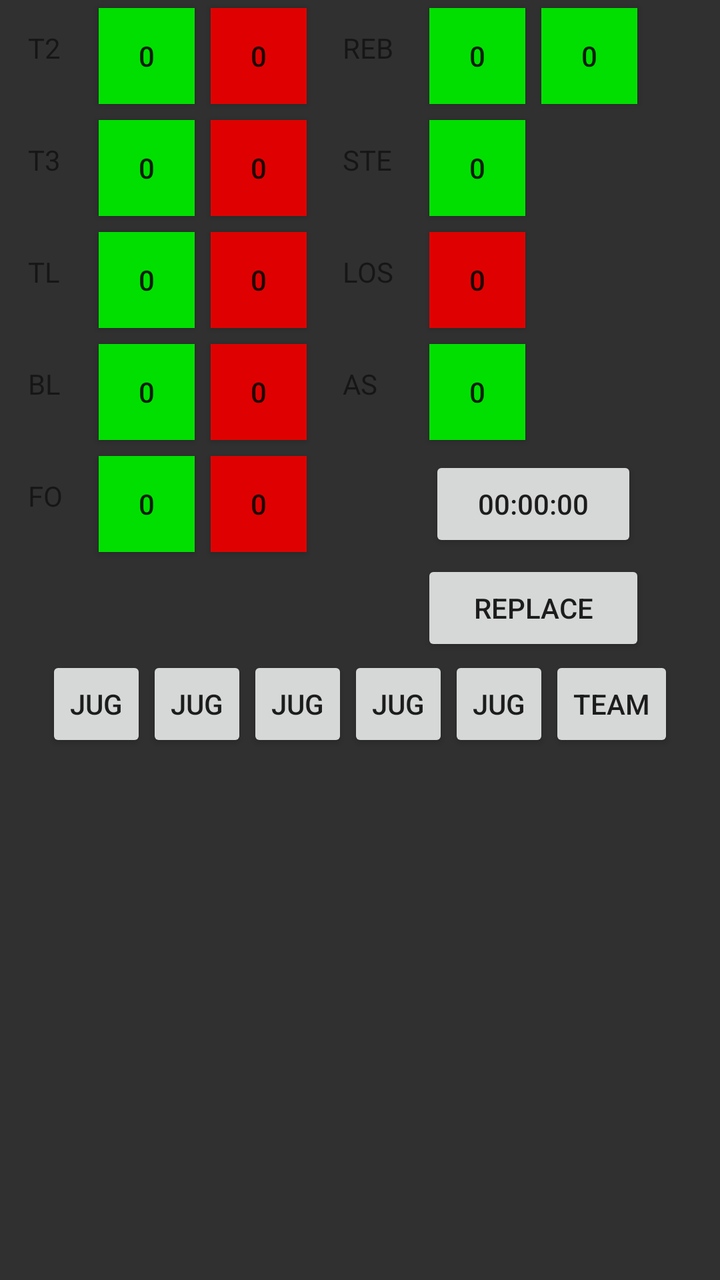
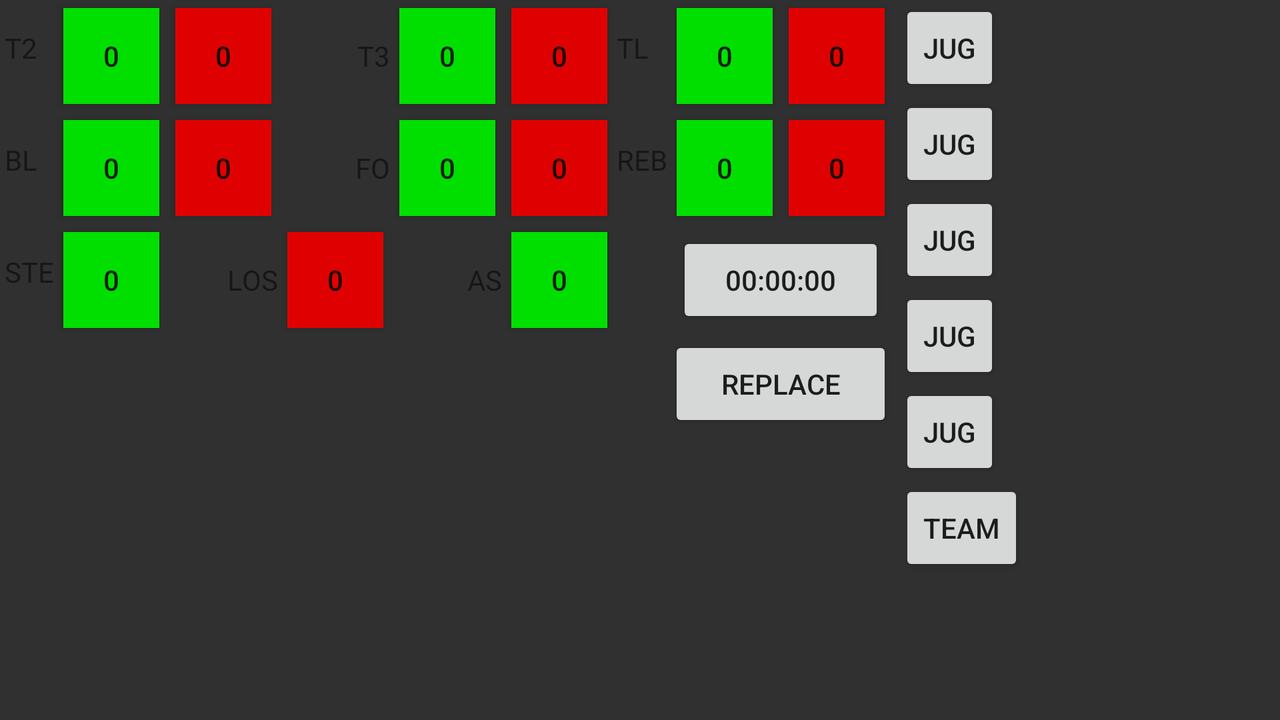

One screen, two layout resources from the same app: the default and the author's alternative for another configuration. Each is rendered where Android would select it; the XML of both is given below.
<!-- AndroidManifest.xml: application theme AppTheme -->
<!-- res/layout/activity_valorations.xml -->
<LinearLayout xmlns:android="http://schemas.android.com/apk/res/android"
    xmlns:tools="http://schemas.android.com/tools"
    android:layout_width="match_parent"
    android:layout_height="match_parent"
    android:orientation="vertical"
    android:background="@color/background_material_dark"
    tools:context="com.example.rulo.ucm_app.Valoracion">

    <TableLayout
        android:id = "@+id/layoutPpalValoration"
        android:layout_width="wrap_content"
        android:layout_height="wrap_content"
        android:layout_column="0">

        <TableRow
            android:layout_width="fill_parent"
            android:layout_height="fill_parent">

            <TextView
                android:id="@+id/t2Label"
                android:layout_width="wrap_content"
                android:layout_height="wrap_content"
                android:layout_column="0"
                android:padding="@dimen/abc_text_size_body_1_material"
                android:text="T2" />

            <Button
                android:id="@+id/t2v"
                style="?android:attr/buttonStyleSmall"
                android:layout_width="wrap_content"
                android:layout_height="wrap_content"
                android:layout_column="2"
                android:layout_margin="@dimen/abc_button_inset_horizontal_material"
                android:background="#01DF01"
                android:text="0" />

            <Button
                android:id="@+id/t2x"
                style="?android:attr/buttonStyleSmall"
                android:layout_width="wrap_content"
                android:layout_height="wrap_content"
                android:layout_column="3"
                android:layout_margin="@dimen/abc_button_inset_horizontal_material"
                android:background="#DF0101"
                android:text="0" />

            <TextView
                android:id="@+id/rebLabel"
                android:layout_width="wrap_content"
                android:layout_height="wrap_content"
                android:layout_column="4"
                android:padding="@dimen/abc_text_size_body_1_material"
                android:text="@string/rebounds_abr" />

            <Button
                android:id="@+id/rebOf"
                style="?android:attr/buttonStyleSmall"
                android:layout_width="wrap_content"
                android:layout_height="wrap_content"
                android:layout_column="5"
                android:layout_margin="@dimen/abc_button_inset_horizontal_material"
                android:background="#01DF01"
                android:text="0" />

            <Button
                android:id="@+id/rebDef"
                style="?android:attr/buttonStyleSmall"
                android:layout_width="wrap_content"
                android:layout_height="wrap_content"
                android:layout_column="6"
                android:layout_margin="@dimen/abc_button_inset_horizontal_material"
                android:background="#01DF01"
                android:text="0" />
        </TableRow>

        <TableRow
            android:layout_width="fill_parent"
            android:layout_height="fill_parent">

            <TextView
                android:id="@+id/t3Label"
                android:layout_width="wrap_content"
                android:layout_height="wrap_content"
                android:layout_column="0"
                android:padding="@dimen/abc_text_size_body_1_material"
                android:text="T3" />

            <Button
                android:id="@+id/t3v"
                style="?android:attr/buttonStyleSmall"
                android:layout_width="wrap_content"
                android:layout_height="wrap_content"
                android:layout_column="2"
                android:layout_margin="@dimen/abc_button_inset_horizontal_material"
                android:background="#01DF01"
                android:text="0" />

            <Button
                android:id="@+id/t3x"
                style="?android:attr/buttonStyleSmall"
                android:layout_width="wrap_content"
                android:layout_height="wrap_content"
                android:layout_column="3"
                android:layout_margin="@dimen/abc_button_inset_horizontal_material"
                android:background="#DF0101"
                android:text="0" />

            <TextView
                android:id="@+id/recLabel"
                android:layout_width="wrap_content"
                android:layout_height="wrap_content"
                android:layout_column="4"
                android:padding="@dimen/abc_text_size_body_1_material"
                android:text="@string/steals_abr" />

            <Button
                android:id="@+id/rec"
                style="?android:attr/buttonStyleSmall"
                android:layout_width="wrap_content"
                android:layout_height="wrap_content"
                android:layout_column="5"
                android:layout_margin="@dimen/abc_button_inset_horizontal_material"
                android:background="#01DF01"
                android:text="0" />
        </TableRow>

        <TableRow
            android:layout_width="fill_parent"
            android:layout_height="fill_parent">

            <TextView
                android:id="@+id/tlLabel"
                android:layout_width="wrap_content"
                android:layout_height="wrap_content"
                android:layout_column="0"
                android:padding="@dimen/abc_text_size_body_1_material"
                android:text="TL" />

            <Button
                android:id="@+id/tlv"
                style="?android:attr/buttonStyleSmall"
                android:layout_width="wrap_content"
                android:layout_height="wrap_content"
                android:layout_column="2"
                android:layout_margin="@dimen/abc_button_inset_horizontal_material"
                android:background="#01DF01"
                android:text="0" />

            <Button
                android:id="@+id/tlx"
                style="?android:attr/buttonStyleSmall"
                android:layout_width="wrap_content"
                android:layout_height="wrap_content"
                android:layout_column="3"
                android:layout_margin="@dimen/abc_button_inset_horizontal_material"
                android:background="#DF0101"
                android:text="0" />

            <TextView
                android:id="@+id/perLabel"
                android:layout_width="wrap_content"
                android:layout_height="wrap_content"
                android:layout_column="4"
                android:padding="@dimen/abc_text_size_body_1_material"
                android:text="@string/losses_abr" />

            <Button
                android:id="@+id/per"
                style="?android:attr/buttonStyleSmall"
                android:layout_width="wrap_content"
                android:layout_height="wrap_content"
                android:layout_column="5"
                android:layout_margin="@dimen/abc_button_inset_horizontal_material"
                android:background="#DF0101"
                android:text="0" />
        </TableRow>

        <TableRow
            android:layout_width="fill_parent"
            android:layout_height="fill_parent">

            <TextView
                android:id="@+id/tapLabel"
                android:layout_width="wrap_content"
                android:layout_height="wrap_content"
                android:layout_column="0"
                android:padding="@dimen/abc_text_size_body_1_material"
                android:text="@string/blocks_abr" />

            <Button
                android:id="@+id/tapv"
                style="?android:attr/buttonStyleSmall"
                android:layout_width="wrap_content"
                android:layout_height="wrap_content"
                android:layout_column="2"
                android:layout_margin="@dimen/abc_button_inset_horizontal_material"
                android:background="#01DF01"
                android:text="0" />

            <Button
                android:id="@+id/tapx"
                style="?android:attr/buttonStyleSmall"
                android:layout_width="wrap_content"
                android:layout_height="wrap_content"
                android:layout_column="3"
                android:layout_margin="@dimen/abc_button_inset_horizontal_material"
                android:background="#DF0101"
                android:text="0" />

            <TextView
                android:id="@+id/asLabel"
                android:layout_width="wrap_content"
                android:layout_height="wrap_content"
                android:layout_column="4"
                android:padding="@dimen/abc_text_size_body_1_material"
                android:text="@string/assistances_abr" />

            <Button
                android:id="@+id/as"
                style="?android:attr/buttonStyleSmall"
                android:layout_width="wrap_content"
                android:layout_height="wrap_content"
                android:layout_column="5"
                android:layout_margin="@dimen/abc_button_inset_horizontal_material"
                android:background="#01DF01"
                android:text="0" />

        </TableRow>

        <TableRow
            android:layout_width="fill_parent"
            android:layout_height="fill_parent">

            <TextView
                android:id="@+id/falLabel"
                android:layout_width="wrap_content"
                android:layout_height="wrap_content"
                android:layout_column="0"
                android:padding="@dimen/abc_text_size_body_1_material"
                android:text="@string/fouls_abr" />

            <Button
                android:id="@+id/falv"
                style="?android:attr/buttonStyleSmall"
                android:layout_width="wrap_content"
                android:layout_height="wrap_content"
                android:layout_column="2"
                android:layout_margin="@dimen/abc_button_inset_horizontal_material"
                android:background="#01DF01"
                android:text="0" />

            <Button
                android:id="@+id/falx"
                style="?android:attr/buttonStyleSmall"
                android:layout_width="wrap_content"
                android:layout_height="wrap_content"
                android:layout_column="3"
                android:layout_margin="@dimen/abc_button_inset_horizontal_material"
                android:background="#DF0101"
                android:text="0" />

            <Button
                android:id="@+id/time"
                style="?android:attr/buttonStyleSmall"
                android:layout_width="wrap_content"
                android:layout_height="wrap_content"
                android:layout_column="5"
                android:layout_margin="@dimen/abc_button_inset_horizontal_material"
                android:layout_span="2"
                android:text="00:00:00" />

        </TableRow>

        <TableRow>
            <Button
                android:id="@+id/sust"
                style="?android:attr/buttonStyleSmall"
                android:layout_width="wrap_content"
                android:layout_height="wrap_content"
                android:layout_span="2"
                android:layout_column="5"
                android:text="@string/sust" />
        </TableRow>

    </TableLayout>

    <HorizontalScrollView
        android:layout_gravity="center"
        android:id="@+id/scrollViewTitulares"
        android:layout_width="wrap_content"
        android:layout_height="wrap_content">

        <LinearLayout
            android:layout_width="wrap_content"
            android:layout_height="wrap_content"
            android:orientation="horizontal">

            <Button
                android:id="@+id/tit1"
                style="?android:attr/buttonStyleSmall"
                android:layout_width="wrap_content"
                android:layout_height="wrap_content"
                android:text="JUG" />

            <Button
                android:id="@+id/tit2"
                style="?android:attr/buttonStyleSmall"
                android:layout_width="wrap_content"
                android:layout_height="wrap_content"
                android:text="JUG" />

            <Button
                android:id="@+id/tit3"
                style="?android:attr/buttonStyleSmall"
                android:layout_width="wrap_content"
                android:layout_height="wrap_content"
                android:text="JUG" />

            <Button
                android:id="@+id/tit4"
                style="?android:attr/buttonStyleSmall"
                android:layout_width="wrap_content"
                android:layout_height="wrap_content"
                android:text="JUG" />

            <Button
                android:id="@+id/tit5"
                style="?android:attr/buttonStyleSmall"
                android:layout_width="wrap_content"
                android:layout_height="wrap_content"
                android:text="JUG" />
            <Button
                android:id="@+id/equipo"
                style="?android:attr/buttonStyleSmall"
                android:layout_width="wrap_content"
                android:layout_height="wrap_content"
                android:text="@string/team" />

        </LinearLayout>
    </HorizontalScrollView>

    <HorizontalScrollView
        android:layout_width="match_parent"
        android:layout_height="match_parent"
        android:id="@+id/horizontalScrollViewSustitutos" >

        <LinearLayout
            android:id="@+id/linearLayoutSustitutos"
            android:orientation="horizontal"
            android:layout_width="match_parent"
            android:layout_height="match_parent"></LinearLayout>
    </HorizontalScrollView>

</LinearLayout>
<!-- resources referenced by this layout -->
<resources>
  <string name="assistances_abr">AS</string>
  <string name="blocks_abr">BL</string>
  <string name="fouls_abr">FO</string>
  <string name="losses_abr">LOS</string>
  <string name="rebounds_abr">REB</string>
  <string name="steals_abr">STE</string>
  <string name="sust">replace</string>
  <string name="team">TEAM</string>
  <style name="AppTheme" parent="Theme.AppCompat.Light.DarkActionBar">
          <item name="android:datePickerStyle">@android:style/Widget.DatePicker</item>
      </style>
</resources>
<!-- res/layout-land/activity_valorations.xml (the author's variant of the layout above) -->
<!-- drawn on the phone turned sideways -->
<LinearLayout xmlns:android="http://schemas.android.com/apk/res/android"
    xmlns:tools="http://schemas.android.com/tools"
    android:layout_width="match_parent"
    android:layout_height="match_parent"
    android:orientation="horizontal"
    android:paddingBottom="@dimen/activity_vertical_margin"
    android:paddingLeft="5px"
    android:paddingRight="@dimen/activity_horizontal_margin"
    android:paddingTop="@dimen/activity_vertical_margin"
    android:background="@color/background_material_dark"
    tools:context="com.example.rulo.ucm_app.Valoracion">

    <TableLayout
        android:id = "@+id/layoutPpalValoration"
        android:layout_width="wrap_content"
        android:layout_height="wrap_content"
        android:layout_column="0">

        <TableRow
            android:layout_width="fill_parent"
            android:layout_height="fill_parent">

            <TextView
                android:id="@+id/t2Label"
                android:layout_width="wrap_content"
                android:layout_height="wrap_content"
                android:layout_column="0"
                android:padding="2px"
                android:text="T2" />

            <Button
                android:id="@+id/t2v"
                style="?android:attr/buttonStyleSmall"
                android:layout_width="wrap_content"
                android:layout_height="wrap_content"
                android:layout_column="1"
                android:layout_margin="@dimen/abc_button_inset_horizontal_material"
                android:background="#01DF01"
                android:text="0" />

            <Button
                android:id="@+id/t2x"
                style="?android:attr/buttonStyleSmall"
                android:layout_width="wrap_content"
                android:layout_height="wrap_content"
                android:layout_column="2"
                android:layout_margin="@dimen/abc_button_inset_horizontal_material"
                android:background="#DF0101"
                android:text="0" />

            <TextView
                android:id="@+id/t3Label"
                android:layout_width="wrap_content"
                android:layout_height="wrap_content"
                android:layout_column="3"
                android:layout_gravity="center_vertical|right"
                android:padding="2px"
                android:text="T3" />

            <Button
                android:id="@+id/t3v"
                style="?android:attr/buttonStyleSmall"
                android:layout_width="wrap_content"
                android:layout_height="wrap_content"
                android:layout_column="4"
                android:layout_margin="@dimen/abc_button_inset_horizontal_material"
                android:background="#01DF01"
                android:text="0" />

            <Button
                android:id="@+id/t3x"
                style="?android:attr/buttonStyleSmall"
                android:layout_width="wrap_content"
                android:layout_height="wrap_content"
                android:layout_column="5"
                android:layout_margin="@dimen/abc_button_inset_horizontal_material"
                android:background="#DF0101"
                android:text="0" />


            <TextView
                android:id="@+id/tlLabel"
                android:layout_width="wrap_content"
                android:layout_height="wrap_content"
                android:layout_column="6"
                android:padding="2px"
                android:text="TL" />

            <Button
                android:id="@+id/tlv"
                style="?android:attr/buttonStyleSmall"
                android:layout_width="wrap_content"
                android:layout_height="wrap_content"
                android:layout_column="7"
                android:layout_margin="@dimen/abc_button_inset_horizontal_material"
                android:background="#01DF01"
                android:text="0" />

            <Button
                android:id="@+id/tlx"
                style="?android:attr/buttonStyleSmall"
                android:layout_width="wrap_content"
                android:layout_height="wrap_content"
                android:layout_column="8"
                android:layout_margin="@dimen/abc_button_inset_horizontal_material"
                android:background="#DF0101"
                android:text="0" />
        </TableRow>

        <TableRow
            android:layout_width="fill_parent"
            android:layout_height="fill_parent">

            <TextView
                android:id="@+id/tapLabel"
                android:layout_width="wrap_content"
                android:layout_height="wrap_content"
                android:layout_column="0"
                android:padding="2px"
                android:text="@string/blocks_abr" />

            <Button
                android:id="@+id/tapv"
                style="?android:attr/buttonStyleSmall"
                android:layout_width="wrap_content"
                android:layout_height="wrap_content"
                android:layout_column="1"
                android:layout_margin="@dimen/abc_button_inset_horizontal_material"
                android:background="#01DF01"
                android:text="0" />

            <Button
                android:id="@+id/tapx"
                style="?android:attr/buttonStyleSmall"
                android:layout_width="wrap_content"
                android:layout_height="wrap_content"
                android:layout_column="2"
                android:layout_margin="@dimen/abc_button_inset_horizontal_material"
                android:background="#DF0101"
                android:text="0" />

            <TextView
                android:id="@+id/falLabel"
                android:layout_width="wrap_content"
                android:layout_height="wrap_content"
                android:layout_column="3"
                android:layout_gravity="center_vertical|right"
                android:padding="2px"
                android:text="@string/fouls_abr" />

            <Button
                android:id="@+id/falv"
                style="?android:attr/buttonStyleSmall"
                android:layout_width="wrap_content"
                android:layout_height="wrap_content"
                android:layout_column="4"
                android:layout_margin="@dimen/abc_button_inset_horizontal_material"
                android:background="#01DF01"
                android:text="0" />

            <Button
                android:id="@+id/falx"
                style="?android:attr/buttonStyleSmall"
                android:layout_width="wrap_content"
                android:layout_height="wrap_content"
                android:layout_column="5"
                android:layout_margin="@dimen/abc_button_inset_horizontal_material"
                android:background="#DF0101"
                android:text="0" />


            <TextView
                android:id="@+id/rebLabel"
                android:layout_width="wrap_content"
                android:layout_height="wrap_content"
                android:layout_column="6"
                android:padding="2px"
                android:text="@string/rebounds_abr" />

            <Button
                android:id="@+id/rebOf"
                style="?android:attr/buttonStyleSmall"
                android:layout_width="wrap_content"
                android:layout_height="wrap_content"
                android:layout_column="7"
                android:layout_margin="@dimen/abc_button_inset_horizontal_material"
                android:background="#01DF01"
                android:text="0" />

            <Button
                android:id="@+id/rebDef"
                style="?android:attr/buttonStyleSmall"
                android:layout_width="wrap_content"
                android:layout_height="wrap_content"
                android:layout_column="8"
                android:layout_margin="@dimen/abc_button_inset_horizontal_material"
                android:background="#DF0101"
                android:text="0" />
        </TableRow>

        <TableRow
            android:layout_width="wrap_content"
            android:layout_height="wrap_content">

            <TextView
                android:id="@+id/recLabel"
                android:layout_width="wrap_content"
                android:layout_height="wrap_content"
                android:layout_column="0"
                android:padding="2px"
                android:text="@string/steals_abr" />

            <Button
                android:id="@+id/rec"
                style="?android:attr/buttonStyleSmall"
                android:layout_width="wrap_content"
                android:layout_height="wrap_content"
                android:layout_column="1"
                android:layout_margin="@dimen/abc_button_inset_horizontal_material"
                android:background="#01DF01"
                android:text="0" />


            <TextView
                android:id="@+id/perLabel"
                android:layout_width="wrap_content"
                android:layout_height="wrap_content"
                android:layout_column="2"
                android:layout_gravity="center_vertical|right"
                android:padding="2px"
                android:text="@string/losses_abr" />

            <Button
                android:id="@+id/per"
                style="?android:attr/buttonStyleSmall"
                android:layout_width="wrap_content"
                android:layout_height="wrap_content"
                android:layout_column="3"
                android:layout_margin="@dimen/abc_button_inset_horizontal_material"
                android:background="#DF0101"
                android:text="0" />


            <TextView
                android:id="@+id/asLabel"
                android:layout_width="wrap_content"
                android:layout_height="wrap_content"
                android:layout_column="4"
                android:layout_gravity="center_vertical|right"
                android:padding="2px"
                android:text="@string/assistances_abr" />

            <Button
                android:id="@+id/as"
                style="?android:attr/buttonStyleSmall"
                android:layout_width="wrap_content"
                android:layout_height="wrap_content"
                android:layout_column="5"
                android:layout_margin="@dimen/abc_button_inset_horizontal_material"
                android:background="#01DF01"
                android:text="0" />

            <Button
                android:id="@+id/time"
                style="?android:attr/buttonStyleSmall"
                android:layout_width="wrap_content"
                android:layout_height="wrap_content"
                android:layout_column="7"
                android:layout_margin="@dimen/abc_button_inset_horizontal_material"
                android:layout_span="2"
                android:text="00:00:00" />

        </TableRow>

        <TableRow>

            <Button
                android:id="@+id/sust"
                style="?android:attr/buttonStyleSmall"
                android:layout_width="wrap_content"
                android:layout_height="wrap_content"
                android:layout_column="7"
                android:layout_span="2"
                android:text="@string/sust" />
        </TableRow>

    </TableLayout>

    <ScrollView
        android:id="@+id/scrollViewTitulares"
        android:layout_width="wrap_content"
        android:layout_height="wrap_content"
        android:layout_marginLeft="10px">

        <LinearLayout
            android:layout_width="wrap_content"
            android:layout_height="wrap_content"
            android:orientation="vertical">

            <Button
                android:id="@+id/tit1"
                style="?android:attr/buttonStyleSmall"
                android:layout_width="wrap_content"
                android:layout_height="wrap_content"
                android:text="JUG" />

            <Button
                android:id="@+id/tit2"
                style="?android:attr/buttonStyleSmall"
                android:layout_width="wrap_content"
                android:layout_height="wrap_content"
                android:text="JUG" />

            <Button
                android:id="@+id/tit3"
                style="?android:attr/buttonStyleSmall"
                android:layout_width="wrap_content"
                android:layout_height="wrap_content"
                android:text="JUG" />

            <Button
                android:id="@+id/tit4"
                style="?android:attr/buttonStyleSmall"
                android:layout_width="wrap_content"
                android:layout_height="wrap_content"
                android:text="JUG" />

            <Button
                android:id="@+id/tit5"
                style="?android:attr/buttonStyleSmall"
                android:layout_width="wrap_content"
                android:layout_height="wrap_content"
                android:text="JUG" />

            <Button
                android:id="@+id/equipo"
                style="?android:attr/buttonStyleSmall"
                android:layout_width="wrap_content"
                android:layout_height="wrap_content"
                android:text="@string/team" />

        </LinearLayout>
    </ScrollView>

    <ScrollView
        android:id="@+id/horizontalScrollViewSustitutos"
        android:layout_width="match_parent"
        android:layout_height="match_parent">

        <LinearLayout
            android:id="@+id/linearLayoutSustitutos"
            android:layout_width="match_parent"
            android:layout_height="match_parent"
            android:orientation="vertical"></LinearLayout>
    </ScrollView>

</LinearLayout>
